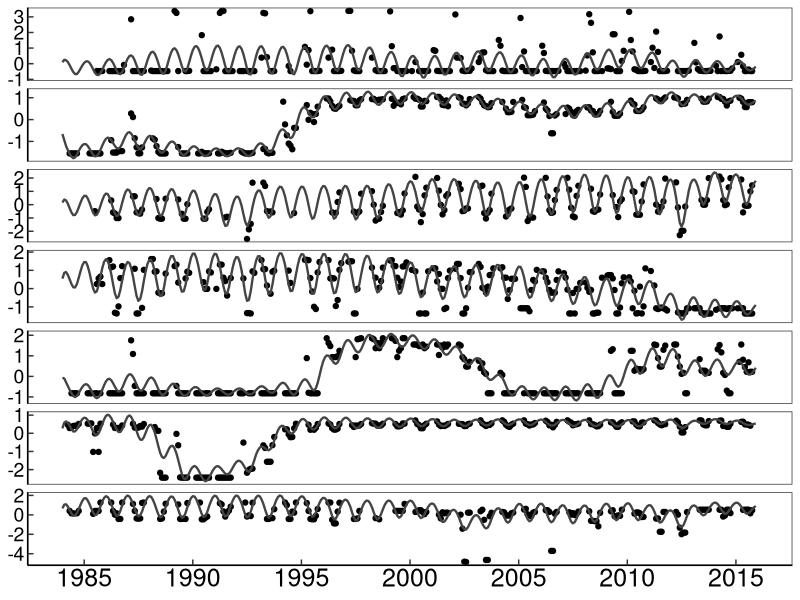
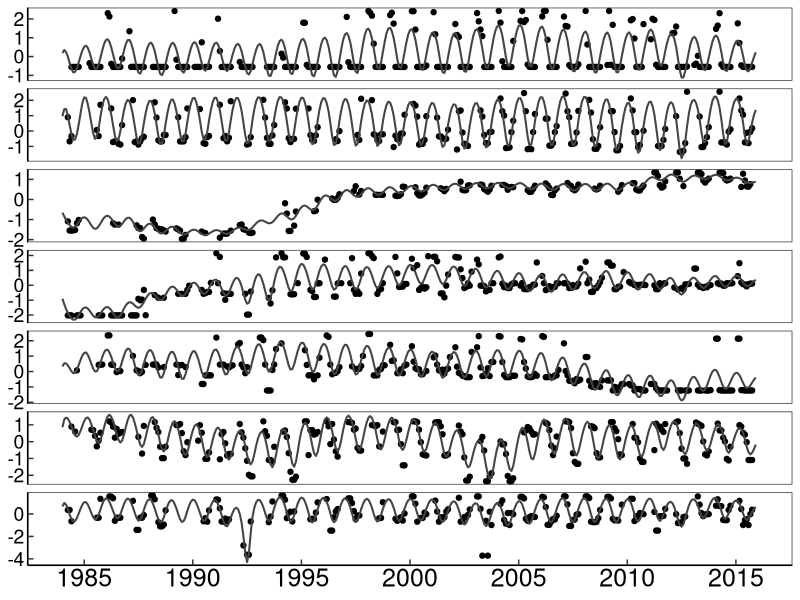
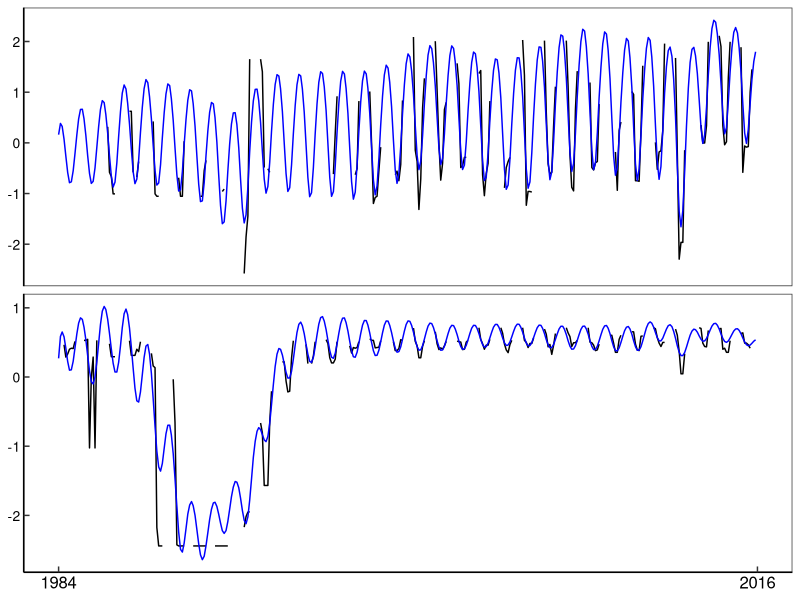
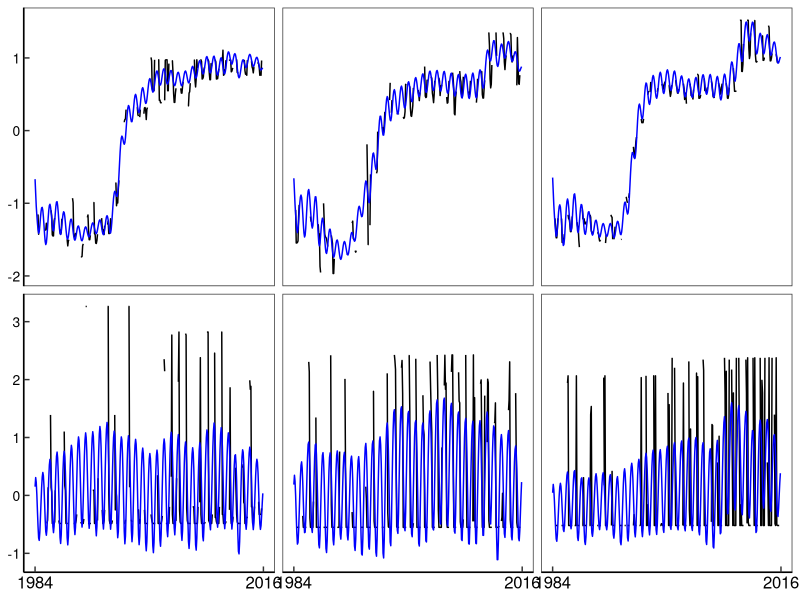
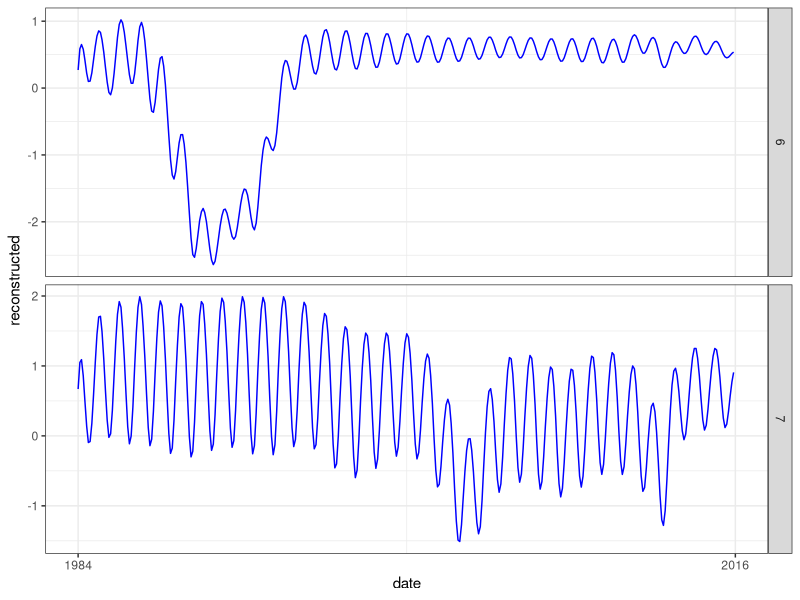
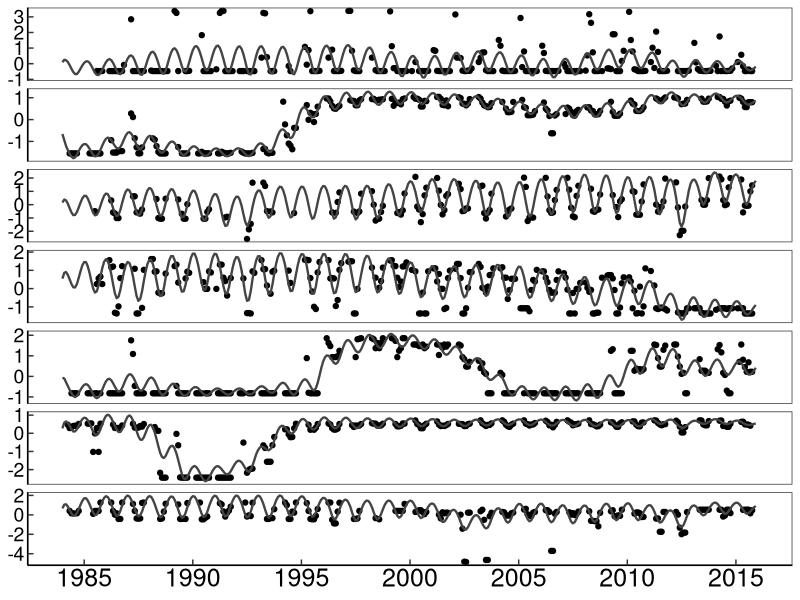
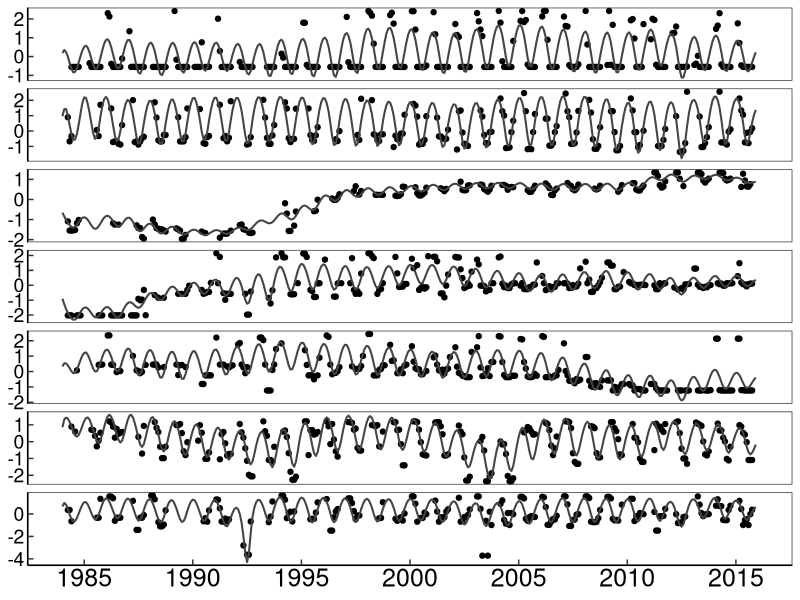
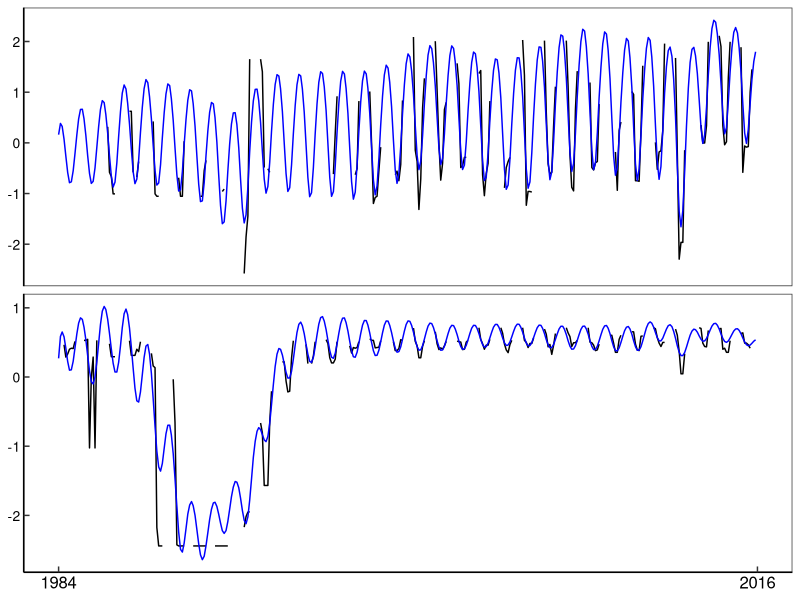

The R script that drew these images, in order:
#Manuscript figure 2 and some querying to describe cluster 6 and 7
#Orignially created by Maartje Korver
#updated for cluster 6+7 querying on 7 Mar 2023 by HLW

library(data.table)
library(ggplot2)
library(here)

kgml = fread("KGML_Clusters_final.csv")
ml = fread("ML_Clusters_final.csv")


ggplot(data = kgml[group %in% c(1,2,3,4,5,6,7)]) +
  geom_point(aes(x = date, y = observed), color = "black", size = 1.5) +
  geom_line(aes(x = date, y = reconstructed), color = "#444444", size = 0.8) +
  facet_grid(rows = vars(group), scales = 'free') +
  scale_x_date(limits = as.Date(c("1984-01-01","2016-01-01")), 
               breaks = as.Date(c("1985-01-01","1990-01-01", "1995-01-01", "2000-01-01","2005-01-01", "2010-01-01", "2015-01-01")), date_labels = '%Y') +
  theme_bw() +
    #xlab("") + ylab("") +
  theme(#plot.title = element_text(size = 26, color = "black"),
        #plot.margin = margin(1,1,1,1, "cm"),
        #panel.border = element_blank(),
        strip.background = element_blank(),
        strip.text = element_blank(),
        panel.grid.major = element_blank(), panel.grid.minor = element_blank(),
        axis.line = element_line(colour = "black"),
        axis.ticks.length=unit(-0.15, "cm"),
        axis.text.x = element_text(size = 18, color = "black"),
        axis.text.y = element_text(size = 14, color = "black"),
        axis.title = element_blank())
ggsave("kgml_panel.png", width = 7.5, height = 11)

ggplot(data = ml[lake == 2]) +
  geom_point(aes(x = date, y = observed), color = "black", size = 1.5) +
  geom_line(aes(x = date, y = reconstructed), color = "#444444", size = 0.7) +
  facet_grid(rows = vars(cluster_new), scales = 'free') +
  scale_x_date(limits = as.Date(c("1984-01-01","2016-01-01")), 
               breaks = as.Date(c("1985-01-01","1990-01-01", "1995-01-01", "2000-01-01","2005-01-01", "2010-01-01", "2015-01-01")), date_labels = '%Y') +
  theme_bw() +
  #xlab("") + ylab("") +
  theme(#plot.title = element_text(size = 26, color = "black"),
    #plot.margin = margin(1,1,1,1, "cm"),
    #panel.border = element_blank(),
    strip.background = element_blank(),
    strip.text = element_blank(),
    panel.grid.major = element_blank(), panel.grid.minor = element_blank(),
    axis.line = element_line(colour = "black"),
    axis.ticks.length=unit(-0.15, "cm"),
    axis.text.x = element_text(size = 18, color = "black"),
    axis.text.y = element_text(size = 14, color = "black"),
    axis.title = element_blank())
ggsave("ml_panel.png", width = 7.5, height = 11)






ggplot(data = kgml[group %in% c(3,6)]) +
  geom_line(aes(x = date, y = observed), color = "black") +
  geom_line(aes(x = date, y = reconstructed), color = "blue") +
  facet_grid(rows = vars(group), scales = 'free') +
  scale_x_date(limits = as.Date(c("1984-01-01","2016-01-01")), breaks = as.Date(c("1984-01-01", "2016-01-01")), date_labels = '%Y') +
  theme_bw() +
  #xlab("") + ylab("") +
  theme(#plot.title = element_text(size = 26, color = "black"),
    #plot.margin = margin(1,1,1,1, "cm"),
    #panel.border = element_blank(),
    strip.background = element_blank(),
    strip.text = element_blank(),
    panel.grid.major = element_blank(), panel.grid.minor = element_blank(),
    axis.line = element_line(colour = "black"),
    axis.ticks.length=unit(-0.15, "cm"),
    axis.text.x = element_text(size = 12, color = "black"),
    axis.text.y = element_text(size = 10, color = "black"),
    axis.title = element_blank())
ggsave("kgml_nomatch.png", width = 3.5, height = 2)

ggplot(data = ml[cluster %in% c(3,6)]) +
  geom_line(aes(x = date, y = observed), color = "black") +
  geom_line(aes(x = date, y = reconstructed), color = "blue") +
  facet_grid(rows = vars(cluster), cols = vars(lake), scales = 'free') +
  scale_x_date(limits = as.Date(c("1984-01-01","2016-01-01")), breaks = as.Date(c("1984-01-01", "2016-01-01")), date_labels = '%Y') +
  theme_bw() +
  #xlab("") + ylab("") +
  theme(#plot.title = element_text(size = 26, color = "black"),
    #plot.margin = margin(1,1,1,1, "cm"),
    #panel.border = element_blank(),
    strip.background = element_blank(),
    strip.text = element_blank(),
    panel.grid.major = element_blank(), panel.grid.minor = element_blank(),
    axis.line = element_line(colour = "black"),
    axis.ticks.length=unit(-0.15, "cm"),
    axis.text.x = element_text(size = 12, color = "black"),
    axis.text.y = element_text(size = 10, color = "black"),
    axis.title = element_blank())
ggsave("ml_nomatch.png", width = 3.5, height = 2)


#Querying KGML clusters 6 and 7:
clust6 <- kgml[kgml$group==6]
clust7 <- kgml[kgml$group==7]

#cluster 6 z-score baseline falls between what 2 values? - looks like 0 and 1 using representative waterbody
ggplot(data = kgml[group %in% c(6,7)]) +
 # geom_line(aes(x = date, y = observed), color = "black") +
  geom_line(aes(x = date, y = reconstructed), color = "blue") +
  facet_grid(rows = vars(group), scales = 'free') +
  scale_x_date(limits = as.Date(c("1984-01-01","2016-01-01")), breaks = as.Date(c("1984-01-01", "2016-01-01")), date_labels = '%Y') +
  theme_bw() 

#cluster 7 z-score is more than x standard deviations away from the mean
sd(clust7$reconstructed) *3
